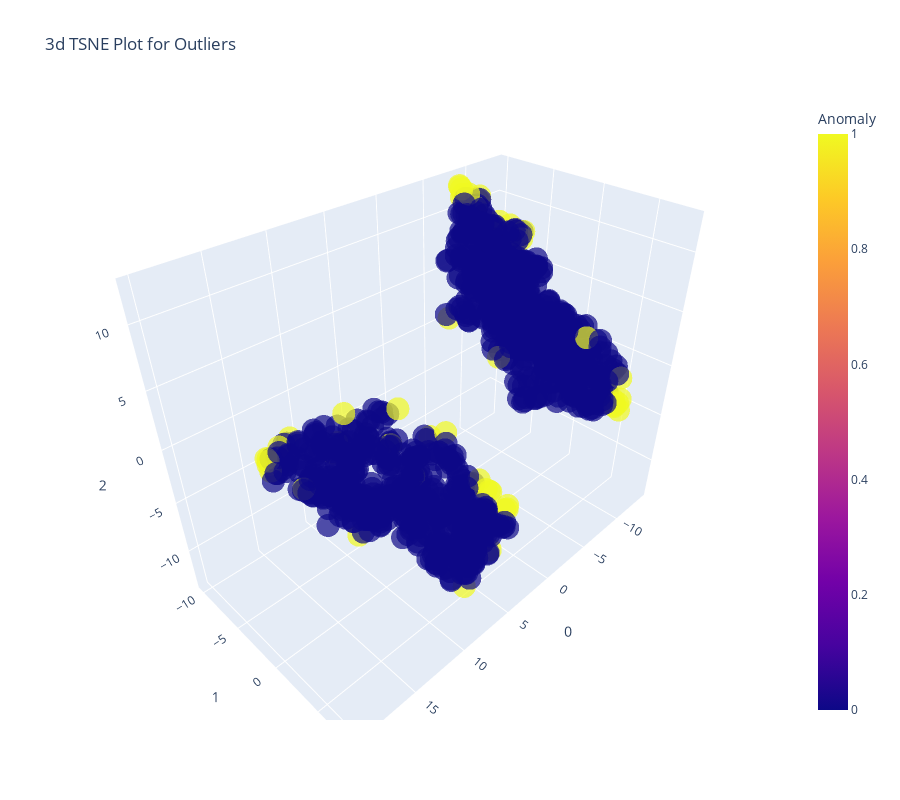

Source (notebook cell):
### Code cell
#creating a model
 knn=create_model('knn')
 #plotting a model
 plot_model(knn)

### Figure 1 — Plotly figure (JSON) as saved in the notebook; plotly's stock layout.template omitted (floating-point values rounded to 4 significant figures; data arrays with more than 128 entries replaced by an {"elided": "..."} marker saying what was removed)
{"data": [{"customdata": {"elided": "1000x1 int values"}, "hovertemplate": "0=%{x}<br>1=%{y}<br>2=%{z}<br>Feature=%{customdata[0]}<br>Anomaly=%{marker.color}<extra></extra>", "legendgroup": "", "marker": {"color": {"elided": "1000 int values"}, "coloraxis": "coloraxis", "opacity": 0.7, "symbol": "circle"}, "mode": "markers", "name": "", "scene": "scene", "showlegend": false, "x": {"elided": "1000 float values"}, "y": {"elided": "1000 float values"}, "z": {"elided": "1000 float values"}, "type": "scatter3d"}], "layout": {"scene": {"domain": {"x": [0, 1], "y": [0, 1]}, "xaxis": {"title": {"text": "0"}}, "yaxis": {"title": {"text": "1"}}, "zaxis": {"title": {"text": "2"}}}, "coloraxis": {"colorbar": {"title": {"text": "Anomaly"}}, "colorscale": [[0, "#0d0887"], [0.1111, "#46039f"], [0.2222, "#7201a8"], [0.3333, "#9c179e"], [0.4444, "#bd3786"], [0.5556, "#d8576b"], [0.6667, "#ed7953"], [0.7778, "#fb9f3a"], [0.8889, "#fdca26"], [1, "#f0f921"]]}, "legend": {"tracegroupgap": 0}, "title": {"text": "3d TSNE Plot for Outliers"}, "height": 800, "width": 900}}
